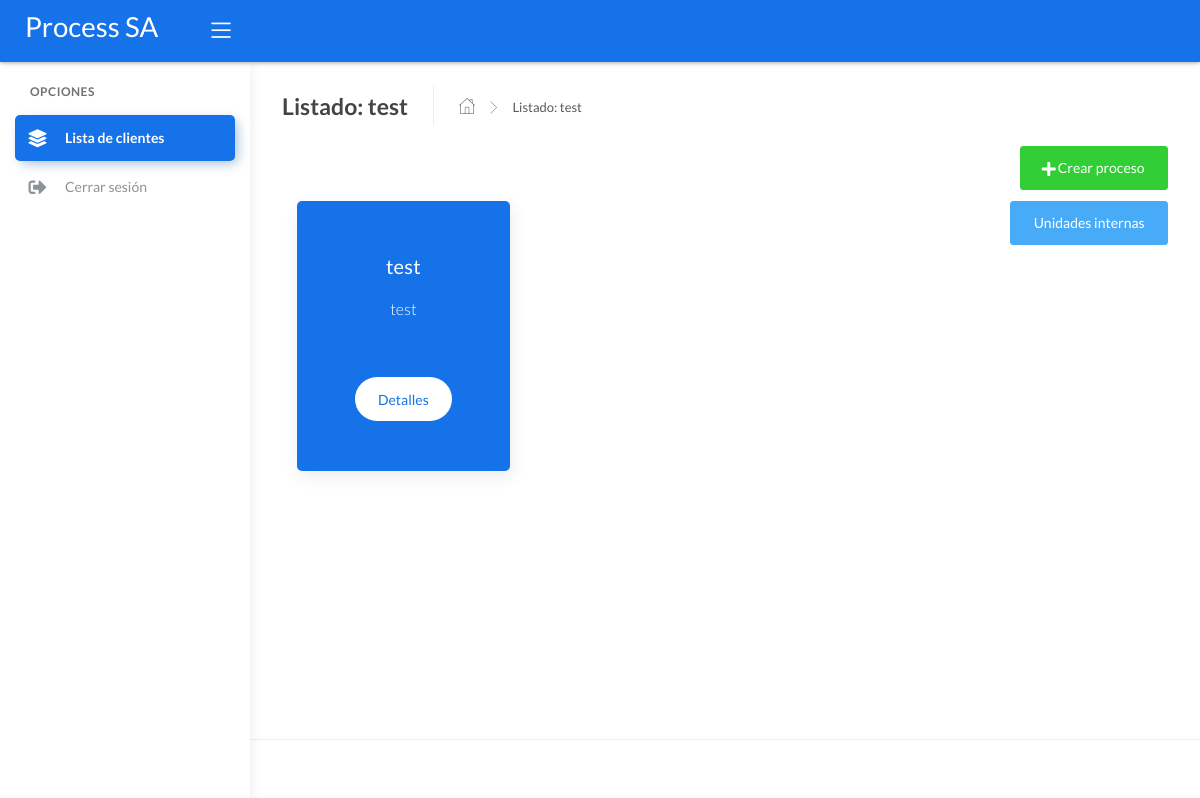
Before: /process_list/1/ (signed in) with the older database file.
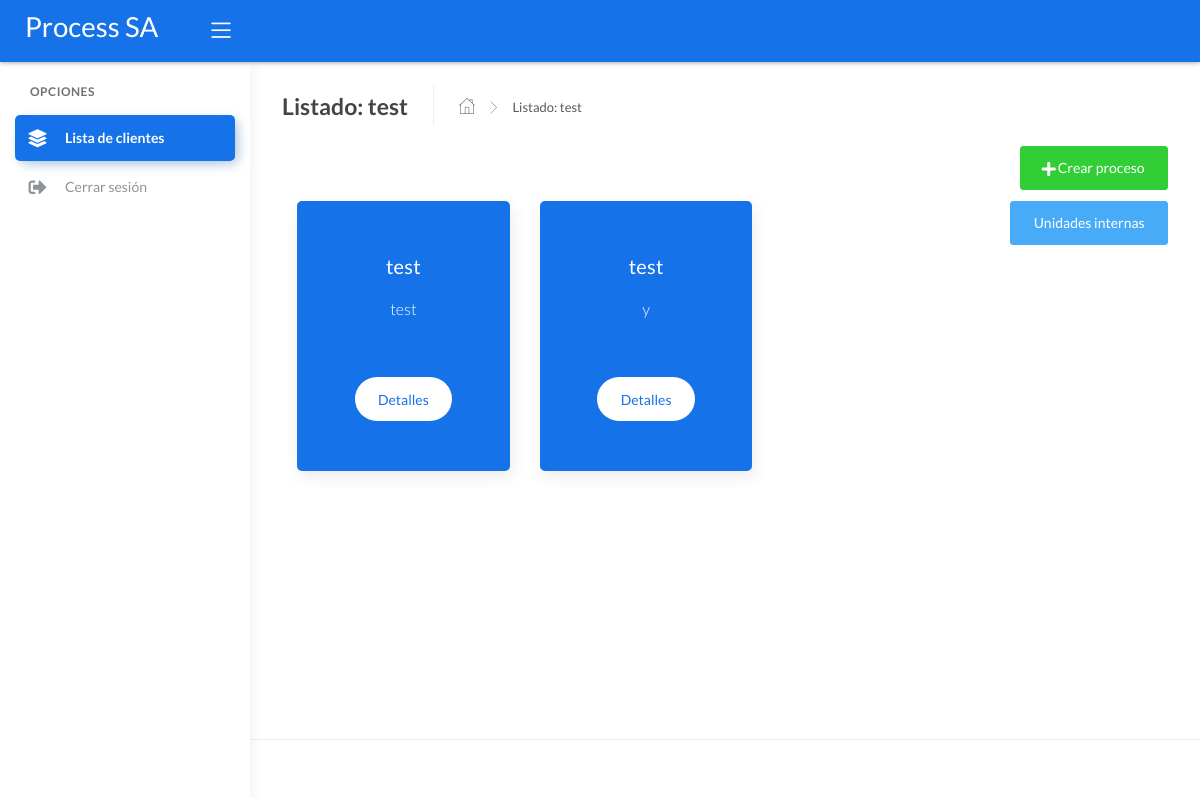
After: the same page with the newer database file.
### processCore/models.py (models this page shows, shortened)
class Process(models.Model):
    client = models.ForeignKey('Client', on_delete = models.CASCADE)
    name = models.CharField(max_length=50)
    description = models.TextField()
    created_at = models.DateTimeField(auto_now_add=True)
    disabled = models.BooleanField(default = False)

### processCore/views.py (the view)
# urls.py: path('process_list/<int:client_pk>/', views.process_list, name="process_list"),
def process_list(request, client_pk):
    current_user = request.user
    context = {}
    context['client'] = Client.objects.get(pk=client_pk)
    context['process_list'] = Process.objects.filter(client=client_pk)
    context['employee'] = userModel.objects.get(user=current_user)
    return render(request, 'process_list.html', context=context)

### processCore/templates/process_list.html (shortened to what this page needs)
{% extends "layouts/base.html" %}
{% block content %}
    <div class="page-inner">
        <div class="page-header">
            <h4 class="page-title">Listado: {{ client.name }} </h4>
            <ul class="breadcrumbs">
                <li class="nav-home">
                    <a href="{% url 'client_list' %} ">
                        <i class="flaticon-home"></i>
                    </a>
                </li>
                <li class="separator">
                    <i class="flaticon-right-arrow"></i>
                </li>
                <li class="nav-item">
                    <a href="">Listado: {{ client.name }}</a>
                </li>
            </ul>
        </div>
        {% if employee.role == 0 or employee.role == 2 %}
            <div style="margin-bottom: 75px;">
                <a href="{% url 'add_process' client_pk=client.pk %}" class="mb-5"><button class="btn btn-success pull-right"><span class="btn-label"></span>Crear proceso</button></a>
            </div>
            <div style="margin-bottom: 75px;">
                <a href="{% url 'unidad_list' client_pk=client.pk %}" class="mb-5"><button class="btn btn-info pull-right"><span class="btn-label"></span>Unidades internas</button></a>
            </div>
        {% endif %}
        <div class="row">
            {% for process in process_list %}
            <div class="col-md-4">
                <div class="card card-primary card-annoucement card-round">
                    <div class="card-body text-center">
                        <div class="card-opening">{{ process.name }}</div>
                        <div class="card-desc">{{ process.description }}</div>
                        <div class="card-detail mt-3">
                            <a href="{% url 'process_detail' client_pk=process.client.pk process_pk=process.pk %}" class="btn btn-light btn-rounded mt-4">Detalles</a>
                        </div>
                    </div>
                </div>
            </div>
            {% endfor %}
        </div>
    </div>
{% endblock content %}

Changed rows visible on the page:
added Process: name "test", description "y"
